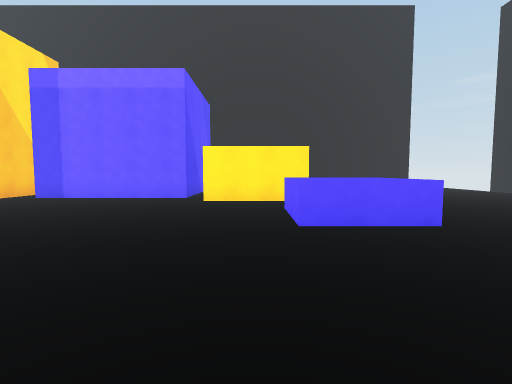
[1] (above)

20 first-person views from a walk through a Unity game level. The camera is 1.5 m above the floor, tilts 4° down and sees 85° across. The floor is counted in squares, 2 m on a side. Each view is taken from the middle of a square. On the plan, view 1 faces up. The plan holds only what a view shows up to about 10 squares ahead; the rest is blank. The place goes on beyond the plan.

[2]
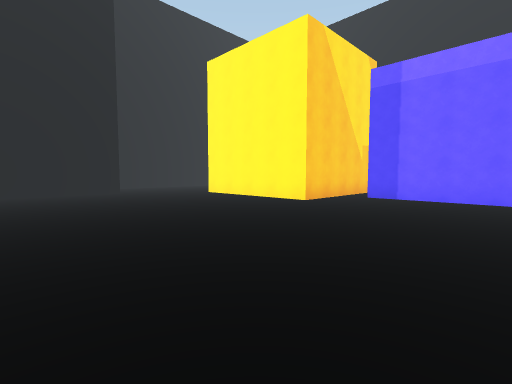

[3]
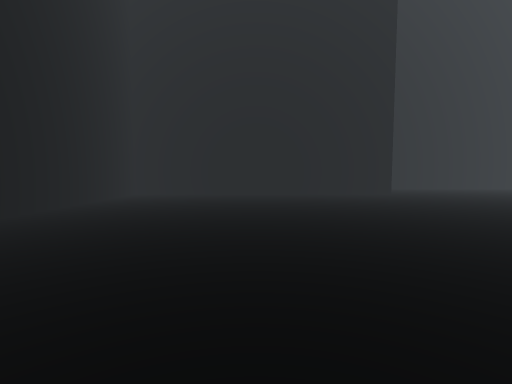

[4]
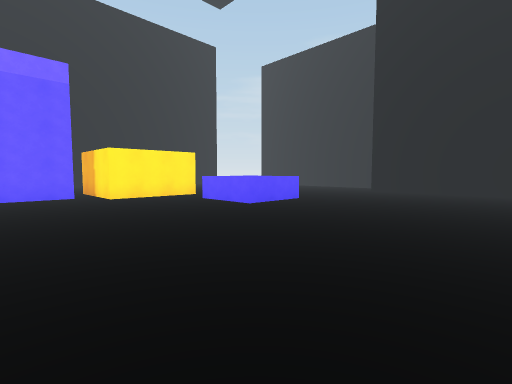

[5]
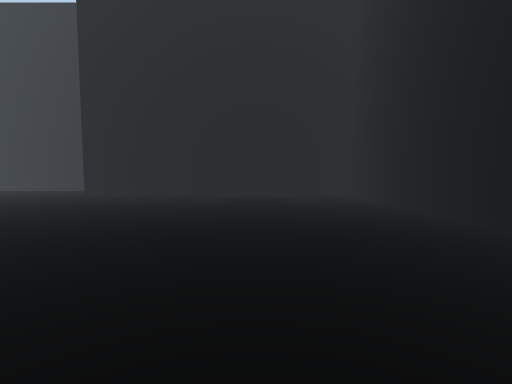

[6]
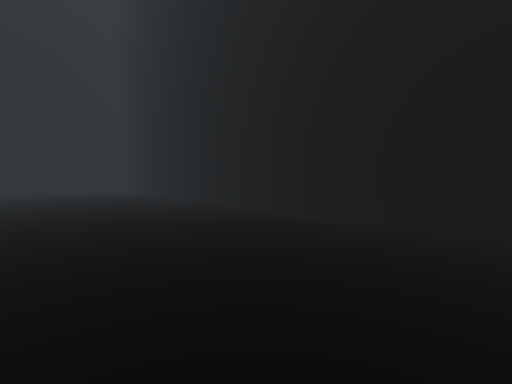

[7]
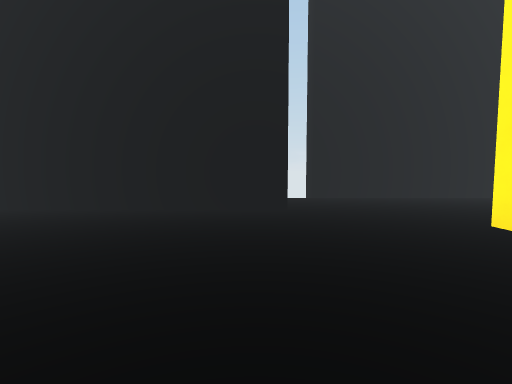

[8]
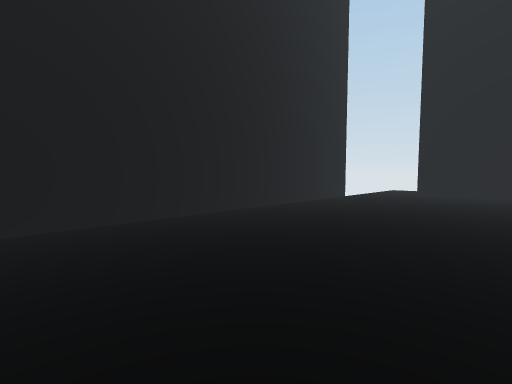

[9]
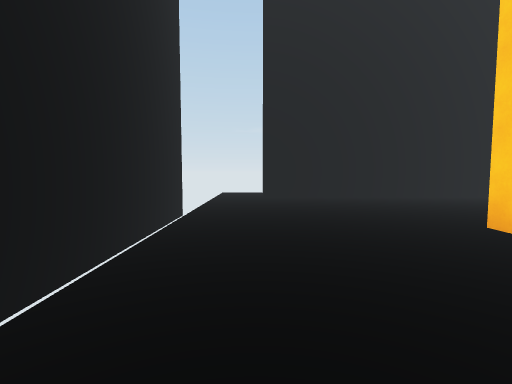

[10]
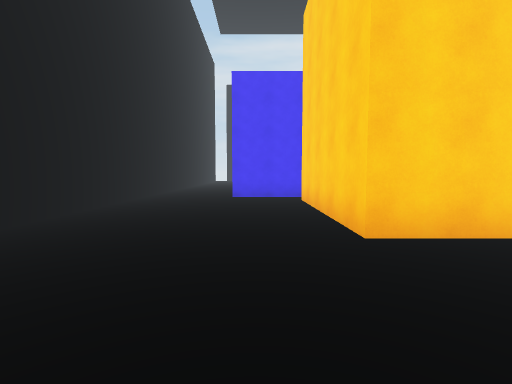

[11]
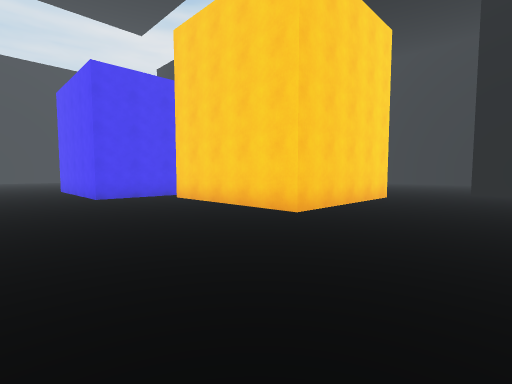

[12]
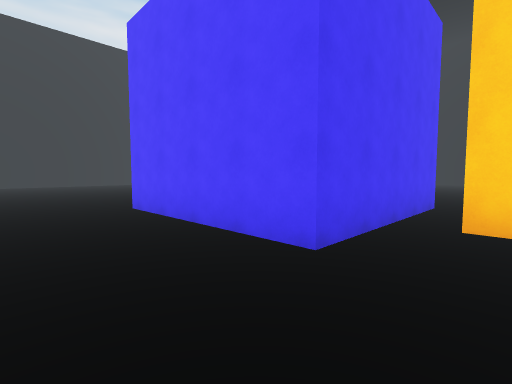

[13]
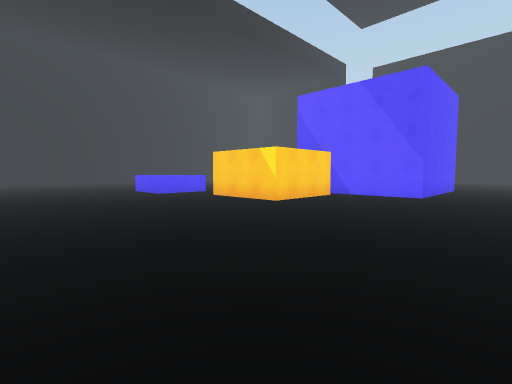

[14]
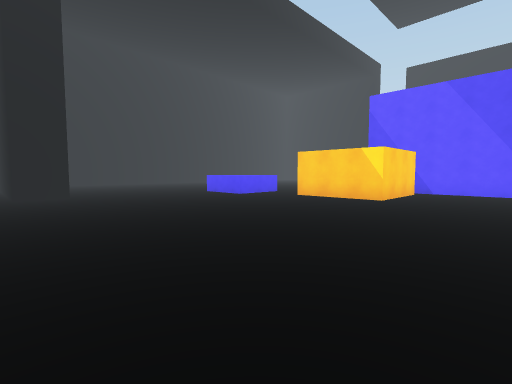

[15]
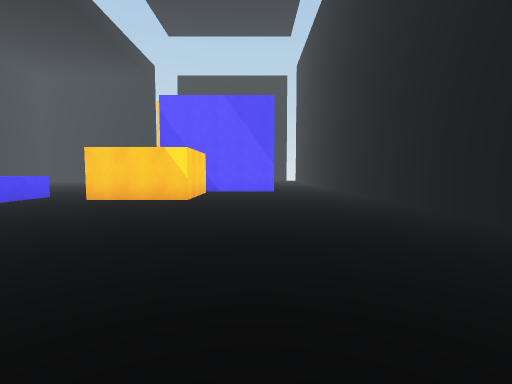

[16]
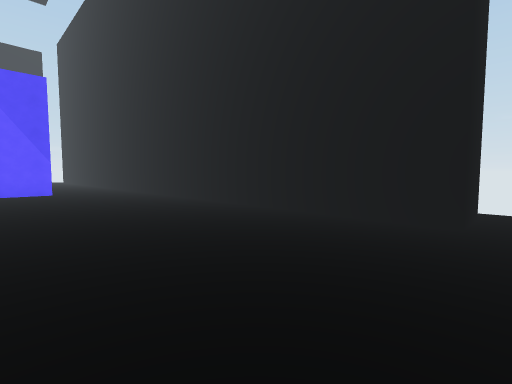

[17]
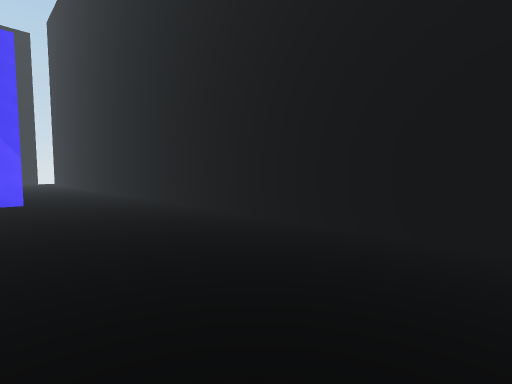

[18]
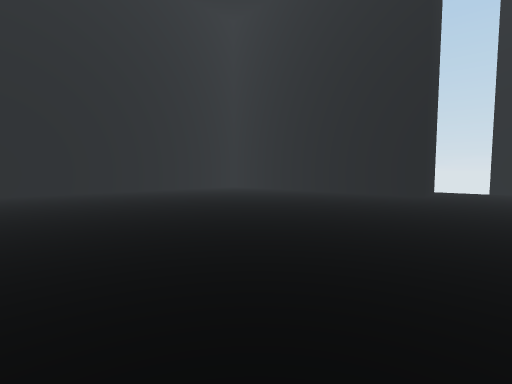

[19]
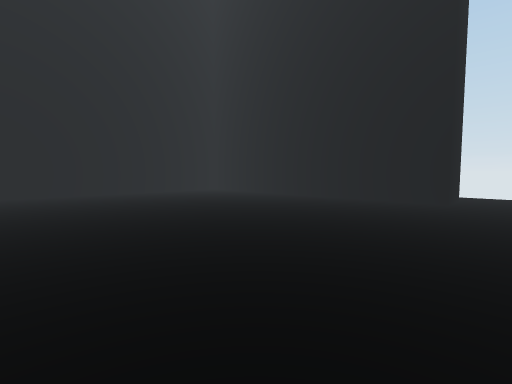

[20]
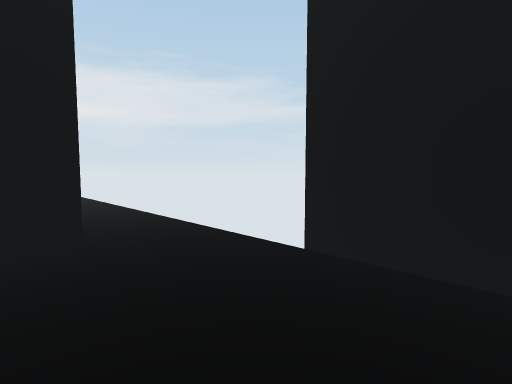

### Floor plan
Points are (right, up) in squares from view 1. A wall is a line through its corners. A room is listed if a view was taken in it or the views show most of it. See-through windows are left out.
Room 1 (views 1, 2, 3, 4, 5, 6, 7, 8, 9, 10, 11, 12, 13, 14, 15, 16, 17, 18, 19, 20)
walls: (-1.4, 7.4) (-1.4, 10.1) (1.4, 10.1) (1.4, 7.4) (-1.4, 7.4); (-2.1, 8.2) (-6.5, 8.2) (-6.5, 12.7) (-2.1, 12.7) (-2.1, 8.2); (2.6, 3.8) (0.6, 3.8) (0.6, 5.8) (2.6, 5.8) (2.6, 5.2); (-7.4, 9.9) (-7.4, 6.3) (-11.9, 6.3) (-11.9, 10.8) (-7.4, 10.8); (-14.9, 3.6) (-13.5, 3.6) (-13.5, -5.1) (7.1, -5.1) (7.1, 3.6) (8.4, 3.6) (8.4, -0.5); (8.4, 15.4) (-14.9, 15.4); (-17.1, 14.9) (-17.1, 4.8)
ways out: opening at (-15.5, 16); opening at (9, 16)

Positions as (right, up) in squares from view 1, and headings:
1: (0, 0), facing up
2: (-3, 0), facing up-left
3: (-4, -1), facing left
4: (-4, -1), facing up-right
5: (-2, -2), facing right
6: (-5, -1), facing down-right
7: (-8, 3), facing left
8: (-12, 5), facing up-left
9: (-15, 7), facing up
10: (-15, 12), facing right
11: (-15, 15), facing down-right
12: (-8, 15), facing down-right
13: (7, 15), facing down-left
14: (9, 13), facing down-left
15: (9, 12), facing left
16: (9, 11), facing up-left
17: (6, 12), facing up-left
18: (-4, 6), facing down-left
19: (-6, 5), facing down-left
20: (-14, 7), facing down-left
